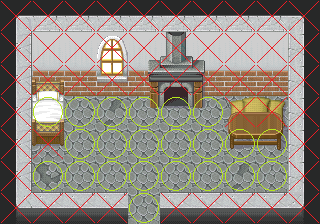

Below is a game level as drawn by its tile map, then a one-line description and the .tmx that defines it (tile-layer data replaced by summaries):
An orthogonal 10x7 tile map with 32x32 px tiles, 6 tile layers (floor, walls, objects, player, ...), 3 tilesets.

<map version="1.0" orientation="orthogonal" renderorder="right-down" width="10" height="7" tilewidth="32" tileheight="32" backgroundcolor="#272828" nextobjectid="1">
 <tileset firstgid="1" name="massinnerchipset" tilewidth="32" tileheight="32" tilecount="1600">
  <image source="../tileset/massinnerchipset.png" width="256" height="6400" />
 </tileset>
 <tileset firstgid="1601" name="types" tilewidth="32" tileheight="32" tilecount="3">
  <image source="../tileset/types.png" width="96" height="32" />
  <tile id="0">
   <properties>
    <property name="type" value="walkable" />
   </properties>
  </tile>
  <tile id="1">
   <properties>
    <property name="blocked" value="true" />
    <property name="type" value="blocked" />
   </properties>
  </tile>
  <tile id="2">
   <properties>
    <property name="blocked" value="true" />
    <property name="type" value="water" />
   </properties>
  </tile>
 </tileset>
 <tileset firstgid="1604" name="soldier" tilewidth="32" tileheight="32" tilecount="96">
  <image source="../tileset/soldier.png" width="384" height="256" />
 </tileset>
 <layer name="floor" width="10" height="7">
  <data>[70 cells, 59 non-empty, 3 distinct tile ids]</data>
 </layer>
 <layer name="walls" width="10" height="7">
  <data>[70 cells, 45 non-empty, 10 distinct tile ids]</data>
 </layer>
 <layer name="objects" width="10" height="7">
  <data>[70 cells, 16 non-empty, 16 distinct tile ids]</data>
 </layer>
 <layer name="player" width="10" height="7">
  <data>[70 cells, 0 non-empty, 0 distinct tile ids]</data>
 </layer>
 <layer name="overplayer" width="10" height="7">
  <data>[70 cells, 5 non-empty, 5 distinct tile ids]</data>
 </layer>
 <layer name="types" width="10" height="7">
  <data>[70 cells, 70 non-empty, 2 distinct tile ids]</data>
 </layer>
</map>
